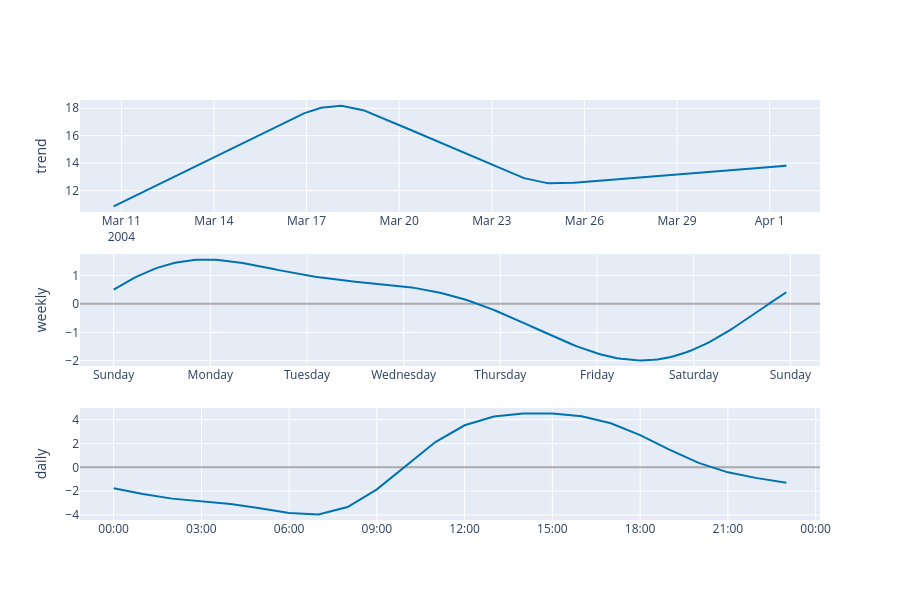

Notebook cell for this chart:
### Markdown cell above
E finalmente plote os componentes com a função `plot_components_plotly`.

### Code cell
plot_components_plotly(model, forecast)

### Figure 1 — Plotly figure (JSON) as saved in the notebook; plotly's stock layout.template omitted (floating-point values rounded to 4 significant figures; data arrays with more than 128 entries replaced by an {"elided": "..."} marker saying what was removed)
{"data": [{"line": {"color": "#0072B2", "width": 2}, "mode": "lines", "name": "trend", "type": "scatter", "x": {"elided": "524 str values"}, "xaxis": "x", "y": {"elided": "524 float values"}, "yaxis": "y"}, {"line": {"color": "rgba(0, 114, 178, 0.2)", "width": 0}, "mode": "lines", "name": "trend_upper", "type": "scatter", "x": {"elided": "524 str values"}, "xaxis": "x", "y": {"elided": "524 float values"}, "yaxis": "y"}, {"fill": "tonexty", "fillcolor": "rgba(0, 114, 178, 0.2)", "line": {"color": "rgba(0, 114, 178, 0.2)", "width": 0}, "mode": "lines", "name": "trend_lower", "type": "scatter", "x": {"elided": "524 str values"}, "xaxis": "x", "y": {"elided": "524 float values"}, "yaxis": "y"}, {"line": {"color": "#0072B2", "width": 2}, "mode": "lines", "name": "weekly", "type": "scatter", "x": {"elided": "168 str values"}, "xaxis": "x2", "y": {"elided": "168 float values"}, "yaxis": "y2"}, {"line": {"color": "#0072B2", "width": 2}, "mode": "lines", "name": "daily", "type": "scatter", "x": ["2017-01-01T00:00:00.000000000", "2017-01-01T01:00:00.000000000", "2017-01-01T02:00:00.000000000", "2017-01-01T03:00:00.000000000", "2017-01-01T04:00:00.000000000", "2017-01-01T05:00:00.000000000", "2017-01-01T06:00:00.000000000", "2017-01-01T07:00:00.000000000", "2017-01-01T08:00:00.000000000", "2017-01-01T09:00:00.000000000", "2017-01-01T10:00:00.000000000", "2017-01-01T11:00:00.000000000", "2017-01-01T12:00:00.000000000", "2017-01-01T13:00:00.000000000", "2017-01-01T14:00:00.000000000", "2017-01-01T15:00:00.000000000", "2017-01-01T16:00:00.000000000", "2017-01-01T17:00:00.000000000", "2017-01-01T18:00:00.000000000", "2017-01-01T19:00:00.000000000", "2017-01-01T20:00:00.000000000", "2017-01-01T21:00:00.000000000", "2017-01-01T22:00:00.000000000", "2017-01-01T23:00:00.000000000"], "xaxis": "x3", "y": [-1.757, -2.248, -2.633, -2.869, -3.086, -3.436, -3.848, -3.958, -3.339, -1.857, 0.1663, 2.127, 3.532, 4.262, 4.515, 4.513, 4.284, 3.7, 2.707, 1.487, 0.3673, -0.4217, -0.9081, -1.3], "yaxis": "y3"}], "layout": {"height": 600, "showlegend": false, "width": 900, "xaxis": {"anchor": "y", "domain": [0, 1], "range": ["2004-03-09T15:51:00", "2004-04-02T15:09:00"], "type": "date"}, "xaxis2": {"anchor": "y2", "domain": [0, 1], "range": ["2016-12-31T15:39:00", "2017-01-08T07:21:00"], "tickformat": "%A", "type": "date"}, "xaxis3": {"anchor": "y3", "domain": [0, 1], "range": ["2016-12-31T22:51:00", "2017-01-02T00:09:00"], "tickformat": "%H:%M", "type": "date"}, "yaxis": {"anchor": "x", "domain": [0.7333, 1], "rangemode": "normal", "title": {"text": "trend"}, "zerolinecolor": "#AAA"}, "yaxis2": {"anchor": "x2", "domain": [0.3667, 0.6333], "title": {"text": "weekly"}, "zerolinecolor": "#AAA"}, "yaxis3": {"anchor": "x3", "domain": [0, 0.2667], "title": {"text": "daily"}, "zerolinecolor": "#AAA"}}}
